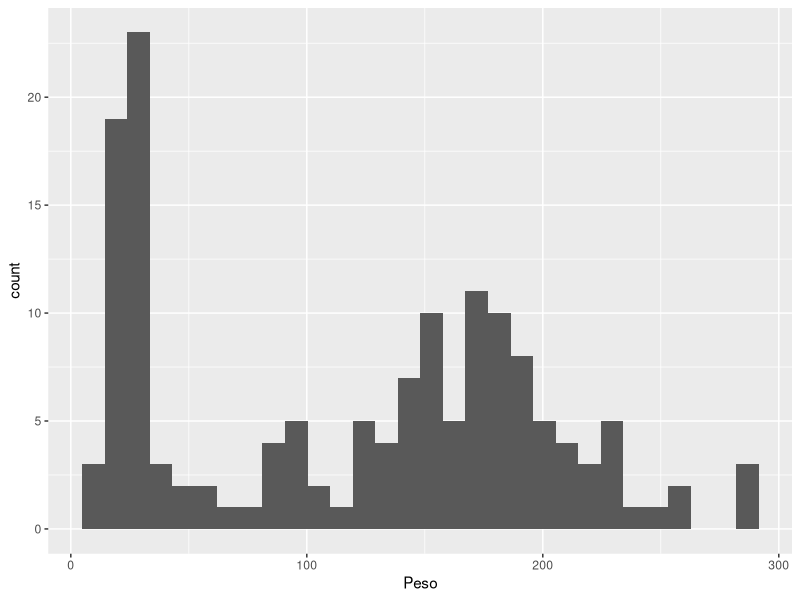

Source code (R): (Note: this script raises an error after producing the figure.)
## ---- chunk 1
library(stats)
library(graphics)
library(readxl)
library(psych)
library(dplyr)
library(ggplot2)
knitr::opts_chunk$set(echo = TRUE)
## ---- chunk 2
datos <- read_excel("lenguado2008.xlsx")
summary(datos)
str(datos)
head(datos)
## ---- chunk 3
table(datos$Peso)
table (datos$Talla)
ggplot(datos, aes(x = Peso)) +
  geom_histogram()
ggplot(datos, aes(x = Talla)) +
  geom_histogram(aes(color = datos))

